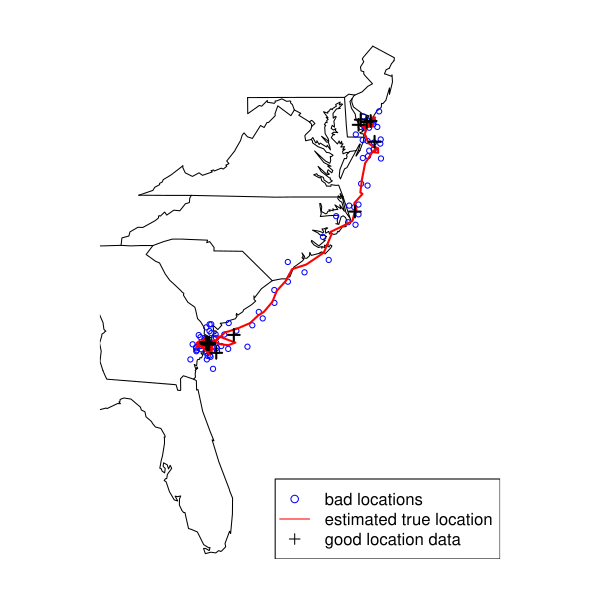

Write R code to recreate this figure.
###################################################
### code chunk number 11: Cs09_figbigmama
###################################################
# Code to plot estimated turtle track against observations
# The estimates
pred.lon <- kem$states[1, ]
pred.lat <- kem$states[2, ]

par(mai = c(0, 0, 0, 0), mfrow = c(1, 1))
library(maps)
pdat <- loggerheadNoisy
turtlename <- "BigMama"
map("state", region = c(
  "florida", "georgia", "south carolina", "north carolina",
  "virginia", "delaware", "new jersey", "maryland"
), xlim = c(-85, -70))
points(pdat$lon[which(pdat$turtle == turtlename)],
  pdat$lat[which(pdat$turtle == turtlename)],
  col = "blue", pch = 21, cex = 0.7
)
lines(pred.lon, pred.lat, col = "red", lwd = 2)

goodturtles <- loggerhead
gooddat <- goodturtles[which(goodturtles$turtle == turtlename), 5:6]
points(gooddat[, 1], gooddat[, 2],
  col = "black", lwd = 2, pch = 3, cex = 1.1
)
legend("bottomright", c(
  "bad locations", "estimated true location",
  "good location data"
),
pch = c(1, -1, 3), lty = c(-1, 1, -1),
col = c("blue", "red", "black"), bty = FALSE
)
